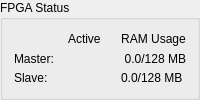
           <widget class="QGroupBox" name="groupBox_2">
            <property name="sizePolicy">
             <sizepolicy hsizetype="Preferred" vsizetype="Preferred">
              <horstretch>0</horstretch>
              <verstretch>0</verstretch>
             </sizepolicy>
            </property>
            <property name="maximumSize">
             <size>
              <width>16777215</width>
              <height>16777215</height>
             </size>
            </property>
            <property name="title">
             <string>FPGA Status</string>
            </property>
            <layout class="QHBoxLayout" name="horizontalLayout_9">
             <item>
              <layout class="QGridLayout" name="gridLayout_3">
               <property name="spacing">
                <number>3</number>
               </property>
               <item row="2" column="0">
                <widget class="QLabel" name="label_9">
                 <property name="text">
                  <string>Slave:</string>
                 </property>
                </widget>
               </item>
               <item row="1" column="0">
                <widget class="QLabel" name="label">
                 <property name="text">
                  <string>Master:</string>
                 </property>
                </widget>
               </item>
               <item row="0" column="1">
                <widget class="QLabel" name="label_27">
                 <property name="text">
                  <string>Active</string>
                 </property>
                </widget>
               </item>
               <item row="1" column="1">
                <widget class="QLabel" name="label_FPGAMasterStatus_icon">
                 <property name="text">
                  <string/>
                 </property>
                 <property name="pixmap">
                  <pixmap>Icons/icons/status-busy.png</pixmap>
                 </property>
                 <property name="alignment">
                  <set>Qt::AlignCenter</set>
                 </property>
                </widget>
               </item>
               <item row="2" column="1">
                <widget class="QLabel" name="label_FPGASlaveStatus_icon">
                 <property name="text">
                  <string/>
                 </property>
                 <property name="pixmap">
                  <pixmap>Icons/icons/status-busy.png</pixmap>
                 </property>
                 <property name="alignment">
                  <set>Qt::AlignCenter</set>
                 </property>
                </widget>
               </item>
               <item row="0" column="2">
                <widget class="QLabel" name="label_28">
                 <property name="text">
                  <string>RAM Usage</string>
                 </property>
                 <property name="alignment">
                  <set>Qt::AlignCenter</set>
                 </property>
                </widget>
               </item>
               <item row="1" column="2">
                <widget class="QLabel" name="label_FPGAMasterBufferUtilization">
                 <property name="text">
                  <string>0.0/128 MB</string>
                 </property>
                 <property name="alignment">
                  <set>Qt::AlignRight|Qt::AlignTrailing|Qt::AlignVCenter</set>
                 </property>
                </widget>
               </item>
               <item row="2" column="2">
                <widget class="QLabel" name="label_FPGASlaveBufferUtilization">
                 <property name="text">
                  <string>0.0/128 MB</string>
                 </property>
                 <property name="alignment">
                  <set>Qt::AlignLeading|Qt::AlignLeft|Qt::AlignVCenter</set>
                 </property>
                </widget>
               </item>
              </layout>
             </item>
            </layout>
           </widget>
